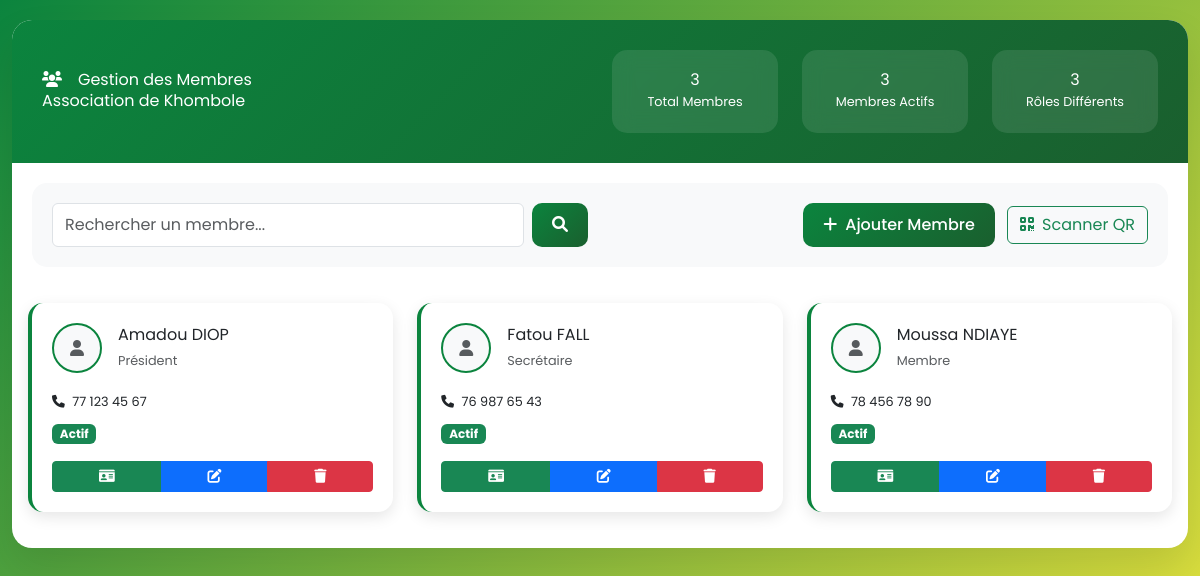
Page /gestion_membres.php on the committed database.
### tables this page shows
CREATE TABLE IF NOT EXISTS membres (
    id INT AUTO_INCREMENT PRIMARY KEY,
    nom VARCHAR(100) NOT NULL,
    prenom VARCHAR(100) NOT NULL,
    date_naissance DATE NULL,
    telephone VARCHAR(20) NOT NULL,
    email VARCHAR(150) NULL,
    adresse TEXT NOT NULL,
    photo VARCHAR(255) NULL,
    role ENUM('Membre', 'Responsable', 'Président', 'Vice-Président', 'Secrétaire', 'Trésorier', 'Autre') DEFAULT 'Membre',
    statut ENUM('Actif', 'Inactif', 'Suspendu') DEFAULT 'Actif',
    date_adhesion DATE NOT NULL,
    qr_code VARCHAR(255) NULL,
    created_at TIMESTAMP DEFAULT CURRENT_TIMESTAMP,
    updated_at TIMESTAMP DEFAULT CURRENT_TIMESTAMP ON UPDATE CURRENT_TIMESTAMP
);

### classes/Membre.php (called while the page is built, shortened)
<?php
require_once __DIR__ . '/../config/database.php';
class Membre {
    private $conn;
    private $table = 'membres';
    public function __construct() {
        $database = new Database();
        $this->conn = $database->getConnection();
    }
    public function obtenirTous($limit = null, $offset = null) {
        $query = "SELECT * FROM " . $this->table . " ORDER BY nom, prenom";
        $stmt = $this->conn->prepare($query);
        $stmt->execute();
        return $stmt->fetchAll(PDO::FETCH_ASSOC);
    }
    public function obtenirStatistiques() {
        $stats = [];
        $query = "SELECT COUNT(*) as total FROM " . $this->table;
        $stmt = $this->conn->prepare($query);
        $stmt->execute();
        $stats['total'] = $stmt->fetch(PDO::FETCH_ASSOC)['total'];
        $query = "SELECT COUNT(*) as actifs FROM " . $this->table . " WHERE statut = 'Actif'";
        $stmt = $this->conn->prepare($query);
        $stmt->execute();
        $stats['actifs'] = $stmt->fetch(PDO::FETCH_ASSOC)['actifs'];
        $query = "SELECT role, COUNT(*) as nombre FROM " . $this->table . " GROUP BY role";
        $stmt = $this->conn->prepare($query);
        $stmt->execute();
        $stats['roles'] = $stmt->fetchAll(PDO::FETCH_ASSOC);
        return $stats;
    }
}
?>

### config/database.php (called while the page is built, shortened)
<?php
class Database {
    private $host = 'localhost';
    private $db_name = 'khombole_membres';
    private $username = 'root';
    private $password = '';
    public function getConnection() {
        $this->conn = null;
        try {
            $this->conn = new PDO("mysql:host=" . $this->host . ";dbname=" . $this->db_name,
                                $this->username, $this->password);
            $this->conn->setAttribute(PDO::ATTR_ERRMODE, PDO::ERRMODE_EXCEPTION);
            $this->conn->exec("set names utf8");
        } catch(PDOException $exception) {
            echo "Erreur de connexion: " . $exception->getMessage();
        }
        return $this->conn;
    }
}
?>

### gestion_membres.php (the view, shortened to what this page needs)
<?php
require_once 'classes/Membre.php';
$membre_obj = new Membre();
$terme_recherche = isset($_GET['recherche']) ? $_GET['recherche'] : '';
if ($terme_recherche) {
    $membres = $membre_obj->rechercher($terme_recherche);
} else {
    $membres = $membre_obj->obtenirTous();
}
$stats = $membre_obj->obtenirStatistiques();
?>
<!DOCTYPE html>
<html lang="fr">
<head>
    <link href="https://cdn.jsdelivr.net/npm/bootstrap@5.3.0/dist/css/bootstrap.min.css" rel="stylesheet">
    <link href="https://cdn.jsdelivr.net/npm/tailwindcss@2.2.19/dist/tailwind.min.css" rel="stylesheet">
    <link rel="stylesheet" href="https://cdnjs.cloudflare.com/ajax/libs/font-awesome/6.0.0/css/all.min.css">
</head>
<body>
    <div class="container-fluid">
        <div class="main-container">
            <div class="header-section">
                <div class="row align-items-center">
                    <div class="col-md-6">
                        <h1><i class="fas fa-users me-3"></i>Gestion des Membres</h1>
                        <p class="mb-0">Association de Khombole</p>
                    </div>
                    <div class="col-md-6">
                        <div class="row">
                            <div class="col-4">
                                <div class="stats-card">
                                    <h3><?php echo $stats['total']; ?></h3>
                                    <small>Total Membres</small>
                                </div>
                            </div>
                            <div class="col-4">
                                <div class="stats-card">
                                    <h3><?php echo $stats['actifs']; ?></h3>
                                    <small>Membres Actifs</small>
                                </div>
                            </div>
                            <div class="col-4">
                                <div class="stats-card">
                                    <h3><?php echo count($stats['roles']); ?></h3>
                                    <small>Rôles Différents</small>
                                </div>
                            </div>
                        </div>
                    </div>
                </div>
            </div>
            <div class="search-section">
                <div class="row align-items-center">
                    <div class="col-md-6">
                        <form method="GET" class="d-flex">
                            <input type="text" class="form-control me-2" name="recherche"
                                   placeholder="Rechercher un membre..."
                                   value="<?php echo htmlspecialchars($terme_recherche); ?>">
                            <button type="submit" class="btn btn-khombole">
                                <i class="fas fa-search"></i>
                            </button>
                        </form>
                    </div>
                    <div class="col-md-6 text-end">
                        <button class="btn btn-khombole me-2" data-bs-toggle="modal" data-bs-target="#ajouterModal">
                            <i class="fas fa-plus me-2"></i>Ajouter Membre
                        </button>
                        <a href="scanner_qr.php" class="btn btn-outline-success">
                            <i class="fas fa-qrcode me-2"></i>Scanner QR
                        </a>
                    </div>
                </div>
            </div>
            <div class="p-3">
                <?php if (empty($membres)): ?>
                    <div class="text-center py-5">
                        <i class="fas fa-users fa-3x text-muted mb-3"></i>
                        <h4>Aucun membre trouvé</h4>
                        <p class="text-muted">
                            <?php echo $terme_recherche ? 'Aucun résultat pour votre recherche.' : 'Commencez par ajouter des membres.'; ?>
                        </p>
                    </div>
                <?php else: ?>
                    <div class="row">
                        <?php foreach ($membres as $membre): ?>
                            <div class="col-md-6 col-lg-4">
                                <div class="membre-card">
                                    <div class="d-flex align-items-center mb-3">
                                        <?php if ($membre['photo'] && file_exists('uploads/photos/' . $membre['photo'])): ?>
                                            <img src="uploads/photos/<?php echo htmlspecialchars($membre['photo']); ?>"
                                                 alt="Photo" class="photo-membre-small me-3">
                                        <?php else: ?>
                                            <div class="photo-membre-small me-3 d-flex align-items-center justify-content-center bg-light">
                                                <i class="fas fa-user text-muted"></i>
                                            </div>
                                        <?php endif; ?>
                                        <div class="flex-grow-1">
                                            <h6 class="mb-1"><?php echo htmlspecialchars($membre['prenom'] . ' ' . $membre['nom']); ?></h6>
                                            <small class="text-muted"><?php echo htmlspecialchars($membre['role']); ?></small>
                                        </div>
                                    </div>
                                    <div class="mb-2">
                                        <small><i class="fas fa-phone me-1"></i> <?php echo htmlspecialchars($membre['telephone']); ?></small>
                                    </div>
                                    <div class="mb-3">
                                        <span class="badge bg-<?php echo $membre['statut'] === 'Actif' ? 'success' : ($membre['statut'] === 'Inactif' ? 'secondary' : 'warning'); ?>">
                                            <?php echo htmlspecialchars($membre['statut']); ?>
                                        </span>
                                    </div>
                                    <div class="btn-group w-100" role="group">
                                        <a href="generer_carte.php?id=<?php echo $membre['id']; ?>"
                                           class="btn btn-sm btn-success" title="Voir carte">
                                            <i class="fas fa-id-card"></i>
                                        </a>
                                        <button class="btn btn-sm btn-primary"
                                                onclick="modifierMembre(<?php echo htmlspecialchars(json_encode($membre)); ?>)"
                                                title="Modifier">
                                            <i class="fas fa-edit"></i>
                                        </button>
                                        <button class="btn btn-sm btn-danger"
                                                onclick="confirmerSuppression(<?php echo $membre['id']; ?>, '<?php echo htmlspecialchars($membre['prenom'] . ' ' . $membre['nom']); ?>')"
                                                title="Supprimer">
                                            <i class="fas fa-trash"></i>
                                        </button>
                                    </div>
                                </div>
                            </div>
                        <?php endforeach; ?>
                    </div>
                <?php endif; ?>
            </div>
        </div>
    </div>
</body>
</html>

### gestion_membres.php (style rules this page uses)
body { font-family: 'Poppins', sans-serif; background: linear-gradient(135deg, #0b843e 0%, #f4e93d 100%); min-height: 100vh; }
.main-container { background: white; border-radius: 20px; box-shadow: 0 20px 40px rgba(0,0,0,0.1); margin: 20px auto; overflow: hidden; }
.header-section { background: linear-gradient(135deg, #0b843e 0%, #1a5f2e 100%); color: white; padding: 30px; }
.stats-card { background: rgba(255,255,255,0.1); border-radius: 15px; padding: 20px; text-align: center; backdrop-filter: blur(10px); }
.membre-card { background: white; border-radius: 15px; padding: 20px; margin-bottom: 20px; box-shadow: 0 5px 15px rgba(0,0,0,0.1); border-left: 4px solid #0b843e; transition: all 0.3s ease; }
.photo-membre-small { width: 50px; height: 50px; border-radius: 50%; border: 2px solid #0b843e; object-fit: cover; }
.btn-khombole { background: linear-gradient(135deg, #0b843e 0%, #1a5f2e 100%); border: none; color: white; border-radius: 10px; padding: 10px 20px; font-weight: 500; transition: all 0.3s ease; }
.search-section { background: #f8f9fa; padding: 20px; border-radius: 15px; margin: 20px; }

### rows in the picture
membres: prenom+nom "Amadou DIOP", role "Président", telephone "77 123 45 67", statut "Actif"
membres: prenom+nom "Fatou FALL", role "Secrétaire", telephone "76 987 65 43", statut "Actif"
membres: prenom+nom "Moussa NDIAYE", role "Membre", telephone "78 456 78 90", statut "Actif"

### other values in the picture
$stats['total'] "3"
$stats['actifs'] "3"
count($stats['roles']) "3"
